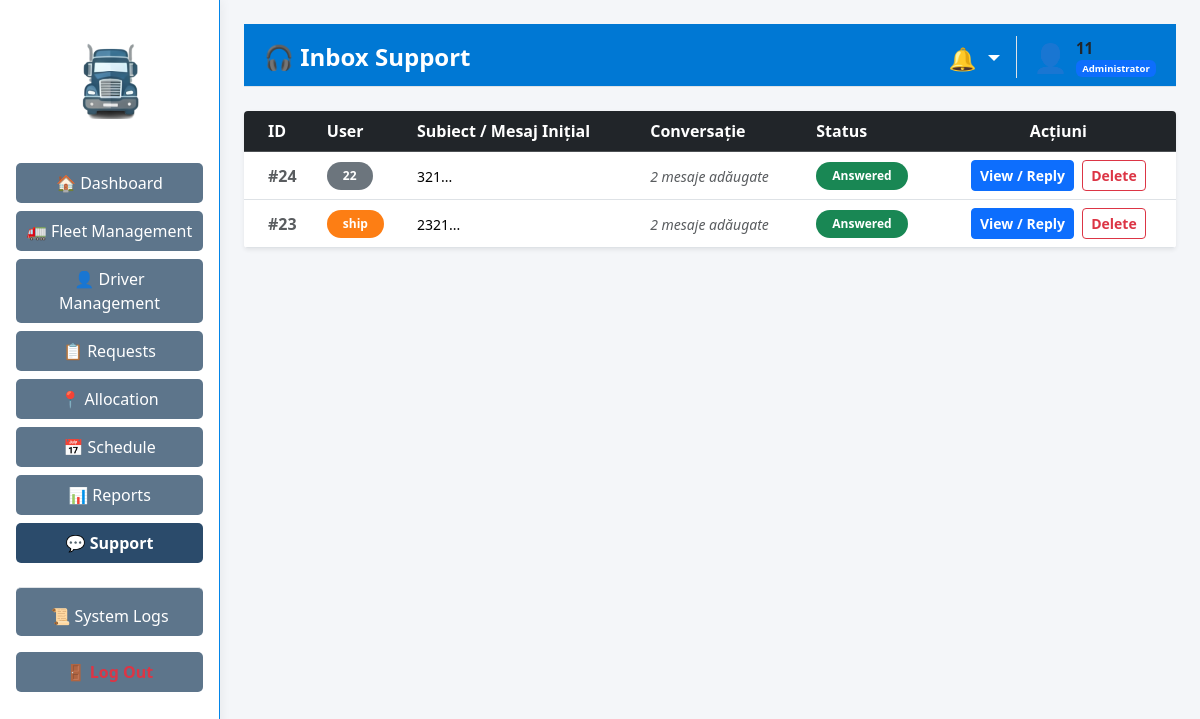
The page /admin/support (signed in) on the database as committed earlier.
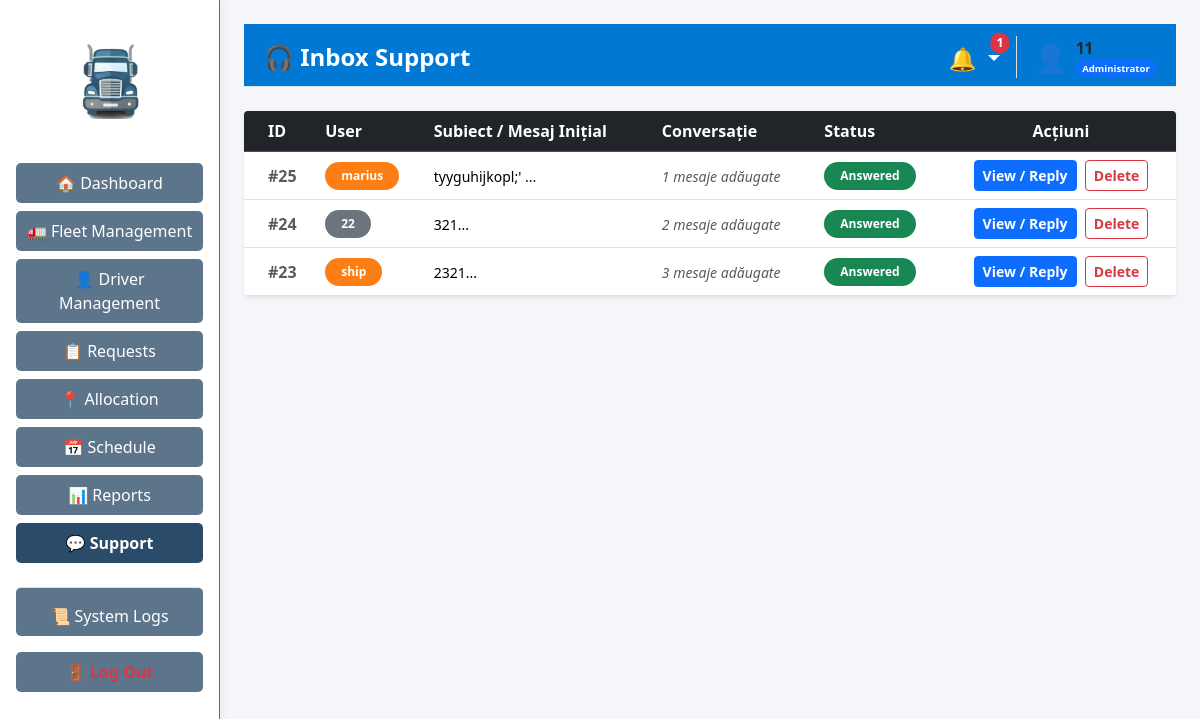
The same page on the database as committed later.
### tables this page shows
CREATE TABLE support_tickets (
                        id INTEGER PRIMARY KEY AUTOINCREMENT,
                        client TEXT NOT NULL,
                        message TEXT NOT NULL,
                        admin_response TEXT DEFAULT NULL,
                        timestamp DATETIME DEFAULT CURRENT_TIMESTAMP,
                        status TEXT DEFAULT 'New'
                    , client_role TEXT DEFAULT 'Customer', subject TEXT, user_id INTEGER);

### app/routes/admin_support_routes.py (the view)
@admin_support_bp.route('/admin/support')
def view_tickets() -> str:
    if session.get('role') not in ['Administrator', 'Staff']:
        return redirect(url_for('auth.login'))
    tickets_data = support_db.get_all_tickets()
    return render_template('admin/support_tickets.html', tickets=tickets_data, role=session.get('role'))

### app/models/notification_model.py (called while the page is built)
    def get_unread_notifications(self, target1: str, target2: str = '') -> List[Dict[str, Any]]:
        try:
            with sqlite3.connect(DB_PATH) as conn:
                conn.row_factory = sqlite3.Row
                cursor = conn.execute(
                    "SELECT * FROM notifications WHERE target_role IN (?, ?, 'All') AND is_read = 0 ORDER BY timestamp DESC",
                    (str(target1).strip(), str(target2).strip())
                )
                return [dict(row) for row in cursor.fetchall()]
        except sqlite3.Error as e:
            logging.error(f"Error fetching notifications: {e}")
            return []

### app/templates/admin/support_tickets.html (shortened to what this page needs)
{% extends "layouts/admin_layout.html" if session.get('role') == 'Administrator' else "layouts/staff_layout.html" %}
{% block page_header %}🎧 Inbox Support{% endblock %}
{% block content %}
<div class="table-container shadow-sm border-0 bg-white custom-rounded" style="overflow: hidden;">
    <table class="table table-hover align-middle mb-0">
        <thead class="table-dark">
            <tr>
                <th class="ps-4">ID</th>
                <th>User</th>
                <th>Subiect / Mesaj Inițial</th>
                <th>Conversație</th>
                <th>Status</th>
                <th class="text-center">Acțiuni</th>
            </tr>
        </thead>
        <tbody>
            {% if not tickets %}
            <tr><td colspan="6" class="text-center py-5 text-muted">Nu există tichete de suport deschise.</td></tr>
            {% else %}
                {% for t in tickets %}
                <tr>
                    <td class="ps-4 fw-bold text-muted">#{{ t.id }}</td>
                    <td>
                        <span class="badge {{ 'bg-driver' if t.client_role == 'Driver' else 'bg-customer' }} px-3 py-2 rounded-pill">
                            {{ t.client }}
                        </span>
                    </td>
                    <td><small>{{ t.message[:40] }}...</small></td>
                    <td>
                        <span class="text-muted small"><i>{{ t.replies|length }} mesaje adăugate</i></span>
                    </td>
                    <td>
                        <span class="badge rounded-pill bg-{{ 'info' if t.status == 'New' or t.status == 'Customer Ticket' or t.status == 'Driver Ticket' else ('warning text-dark' if 'Replied' in t.status else 'success') }} px-3 py-2">
                            {{ t.status }}
                        </span>
                    </td>
                    <td class="text-center">
                        <button class="btn btn-sm btn-primary fw-bold custom-rounded" data-bs-toggle="modal" data-bs-target="#respondModal{{ t.id }}">View / Reply</button>
                        <form action="{{ url_for('admin_support.delete_ticket', ticket_id=t.id) }}" method="POST" style="display:inline;" onsubmit="return confirm('Sigur ștergi acest tichet și toată conversația?');">
                            <button type="submit" class="btn btn-sm btn-outline-danger ms-1 custom-rounded fw-bold">Delete</button>
                        </form>
                    </td>
                </tr>
                {% endfor %}
            {% endif %}
        </tbody>
    </table>
</div>
{% endblock %}

Rows that differ between the two databases and show on the page:
added support_tickets: id "25", client "marius", message "tyyguhijkopl;'", replies|length "1", status "Answered"
computed for support_tickets "ship": replies|length "2" → "3"
Other text that changed with them:
{{ unread_count }}: (not shown) → "1"
